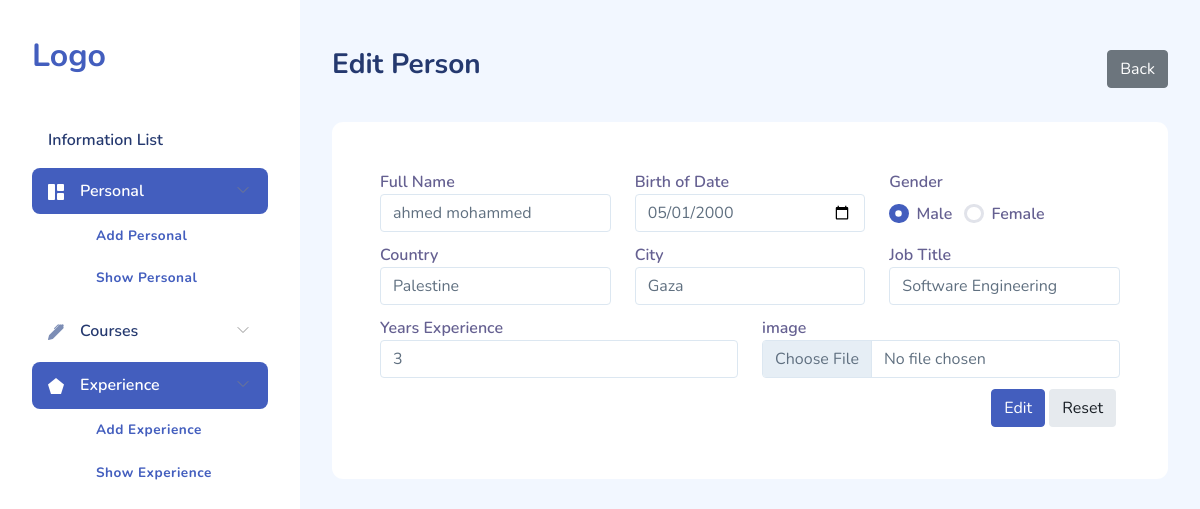
/addPerson.php?id=1, run on the app's committed database.
### tables this page shows
CREATE TABLE `users` (
  `id` int(250) NOT NULL,
  `full_name` varchar(200) NOT NULL,
  `gender` varchar(20) NOT NULL,
  `birth_date` date NOT NULL,
  `country` varchar(200) NOT NULL,
  `city` varchar(200) NOT NULL,
  `job_title` varchar(200) NOT NULL,
  `years_experience` varchar(20) NOT NULL,
  `img` longtext DEFAULT NULL
);

### actions.php (called while the page is built, shortened)
<?php
$nameErr = $genderErr = $birthDateErr = $countryErr = $cityErr = $jobTitleErr = $yearsExperienceErr = "";

### addPerson.php (the view, shortened to what this page needs)
<?php
if (isset($_GET["id"]) && $_GET["id"] != '') {
    $user_id = $_GET["id"];
}
include '_header.php';
include 'actions.php';
if ($user_id != '') {
    $data = "SELECT * FROM users where id = $user_id";
    $result = mysqli_query($conn , $data);
    $row = mysqli_fetch_assoc($result);
    $name = $row['full_name'];
    $gender = $row['gender'];
    $birthDate = $row['birth_date'];
    $country = $row['country'];
    $city = $row['city'];
    $jobTitle = $row['job_title'];
    $yearsExperience = $row['years_experience'];
}
?>
    <div id="main">
        <?php if ($user_id != '') :?>
            <div class="page-heading d-flex justify-content-between align-items-center">
                <h3 class="d-flex"><?= $GLOBALS["title"] ?></h3>
                <a class="d-flex btn btn-secondary" href="index.php" >Back</a>
            </div>
        <?php else : ?>
        <div class="page-heading">
            <h3><?= $GLOBALS["title"] ?></h3>
        </div>
        <?php endif; ?>
        <div class="page-content">
            <div class="row ">
                <div class="col-12">
                    <div class="card px-4 py-4">
                        <div class="card-content">
                            <div class="card-body">
                                <form action="<?php echo htmlspecialchars($_SERVER["PHP_SELF"]); ?>" method="post" enctype="multipart/form-data">
                                    <div class="row">
                                        <div class="col-md-4 col-4">
                                            <?php if (isset($nameErr) && $nameErr == '')   : ?>
                                                <div class="form-group">
                                                    <label for="full-name-column">Full Name</label>
                                                    <input type="text" id="full-name-column" class="form-control"
                                                           placeholder="Full Name" value="<?= $name ?>"
                                                           name="full_name">
                                                </div>
                                            <?php endif; ?>
                                        </div>
                                        <div class="col-md-4 col-4">
                                            <?php if (isset($birthDateErr) && $birthDateErr == '')   : ?>
                                                <div class="form-group">
                                                    <label for="birth-of-date-column">Birth of Date</label>
                                                    <input type="date" id="birth-of-date-column" class="form-control"
                                                           placeholder="Birth OF Date" value="<?= $birthDate ?>"
                                                           name="birth_date">
                                                </div>
                                            <?php endif; ?>
                                        </div>
                                        <div class="col-md-4 col-4">
                                            <div class="form-group">
                                                <label for="gender-column" class="py-2 pt-0">Gender</label>
                                                <ul class="list-unstyled mb-0 ">
                                                    <li class="d-inline-block me-2 mb-1">
                                                        <div class="form-check ">
                                                            <input class="form-check-input " type="radio" name="gender"
                                                                   value="male" <?php if (isset($gender) && $gender == "male") echo "checked"; ?>
                                                                   checked>
                                                            <label class="form-check-label">
                                                                Male
                                                            </label>
                                                        </div>
                                                    </li>
                                                    <li class="d-inline-block me-2 mb-1">
                                                        <div class="form-check">
                                                            <input class="form-check-input" type="radio" value="female"
                                                                   name="gender" <?php if (isset($gender) && $gender == "female") echo "checked"; ?> >
                                                            <label class="form-check-label">
                                                                Female
                                                            </label>
                                                        </div>
                                                    </li>
                                                </ul>
                                            </div>
                                        </div>
                                        <div class="col-md-4 col-4">
                                            <?php if (isset($countryErr) && $countryErr == '')   : ?>
                                                <div class="form-group">
                                                    <label for="country">Country</label>
                                                    <input type="text" id="country" class="form-control" name="country"
                                                           value="<?= $country ?>" placeholder="Country">
                                                </div>
                                            <?php endif; ?>
                                        </div>
                                        <div class="col-md-4 col-4">
                                            <?php if (isset($cityErr) && $cityErr == '')   : ?>
                                                <div class="form-group">
                                                    <label for="city">City</label>
                                                    <input type="text" id="city" class="form-control" name="city"
                                                           value="<?= $city ?>" placeholder="City">
                                                </div>
                                            <?php endif; ?>
                                        </div>
                                        <div class="col-md-4 col-4">
                                            <?php if (isset($jobTitleErr) && $jobTitleErr == '')   : ?>
                                                <div class="form-group">
                                                    <label for="job-title">Job Title</label>
                                                    <input type="text" id="job-title" class="form-control"
                                                           placeholder="job title" value="<?= $jobTitle ?>"
                                                           name="job_title">
                                                </div>
                                            <?php endif; ?>
                                        </div>
                                        <div class="col-md-6 col-12">
                                            <?php if (isset($yearsExperienceErr) && $yearsExperienceErr == '')   : ?>
                                                <div class="form-group">
                                                    <label for="years-experience">Years Experience</label>
                                                    <input type="text" id="years-experience" class="form-control"
                                                           placeholder="years experience"
                                                           value="<?= $yearsExperience ?>" name="years_experience">
                                                </div>
                                            <?php endif; ?>
                                        </div>
                                        <div class="col-md-6 col-12">
                                            <div class="form-group">
                                                <label for="image">image</label>
                                                <input class="form-control" type="file" name="img" id="image">
                                            </div>
                                        </div>
                                        <div class="col-12 d-flex justify-content-end">
                                            <?php if ($user_id != '') :?>
                                                <input class="btn btn-primary me-1 mb-1" type="submit" value="Edit" name="editPerson">
                                            <?php else : ?>
                                                <input class="btn btn-primary me-1 mb-1" type="submit" value="Submit" name="addPerson">
                                            <?php endif;?>
                                            <button type="reset" class="btn btn-light-secondary me-1 mb-1">Reset</button>
                                        </div>
                                    </div>
                                </form>
                            </div>
                        </div>
                    </div>
                </div>
            </div>
        </div>
    </div>
<?php include_once '_footer.php'; ?>

### assets/css/app.css (style rules this page uses)
.btn.btn-light-secondary { background-color:#e6eaee;color:#181e24 }
.btn.btn-danger,.btn.btn-info,.btn.btn-primary,.btn.btn-secondary,.btn.btn-success,.btn.btn-warning { color:#fff }
.card { margin-bottom:2.2rem;border:none }
.card .card-content { position:relative }
.card .card-body { padding:1.5rem }
.form-group { margin-bottom:.7rem }
.form-group label { color:rgba(35,28,99,.7);font-weight:600 }
#main { margin-left:300px;padding:2rem }
.page-heading { margin:0 0 2rem }
.page-heading h3 { font-weight:700 }
a { text-decoration:none }

### data on the page
users: full_name "ahmed mohammed", birth_date "05/01/2000", gender "☑", country "Palestine", city "Gaza", job_title "Software Engineering", years_experience "3"

### other printed values
$GLOBALS["title"] "Edit Person"
